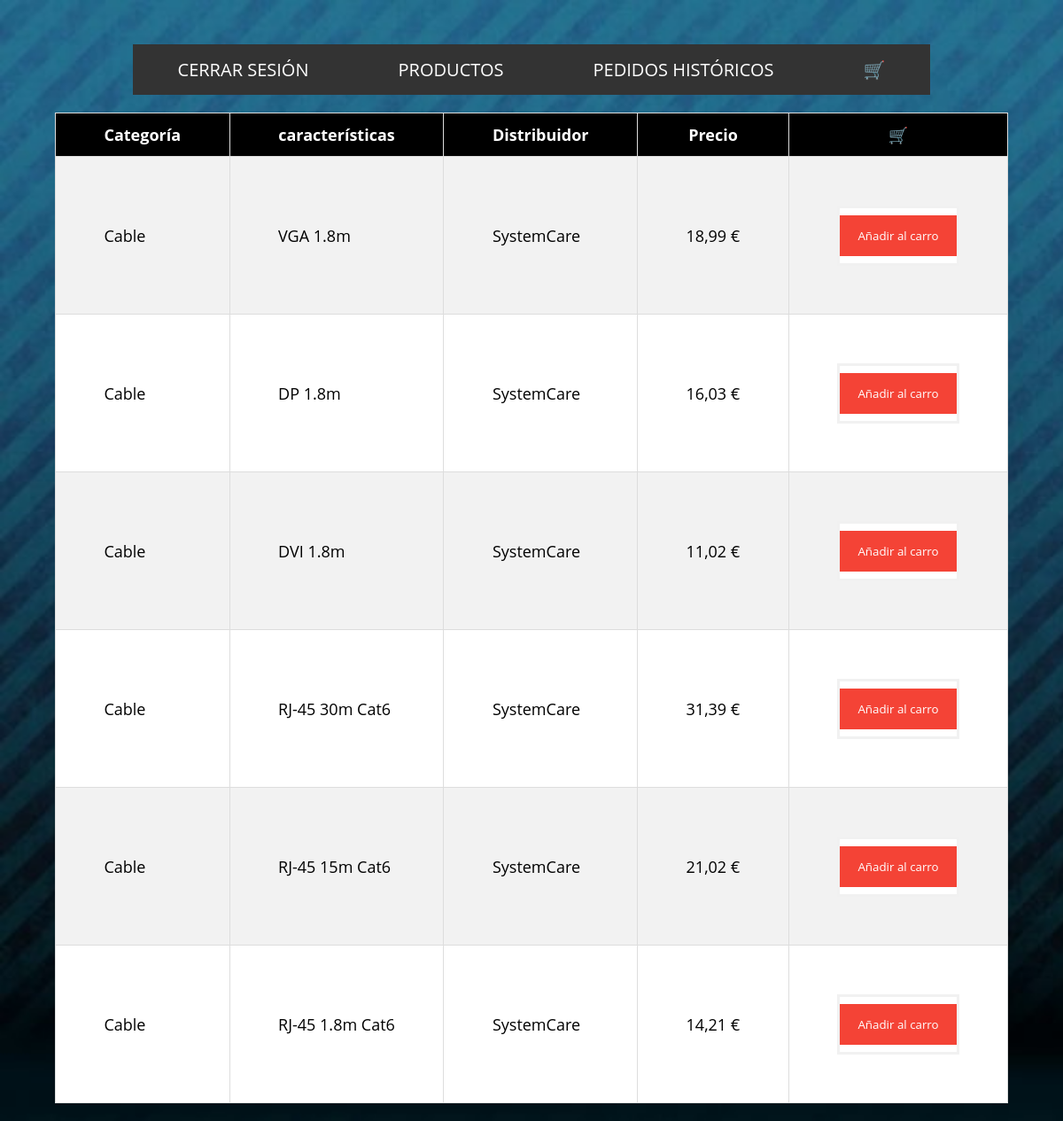
Screenshot of /SystemCare_inv/mostrar_cables.php (signed in) with the database file from the repository.
### tables this page shows
CREATE TABLE `productos` (
  `id` int(11) NOT NULL,
  `stock` int(11) NOT NULL,
  `categoria` varchar(255) NOT NULL,
  `caracteristicas` varchar(255) NOT NULL,
  `Distribuidor` varchar(255) NOT NULL,
  `precio` float NOT NULL
);

### SystemCare_inv/mostrar_cables.php (the view, shortened to what this page needs)
<!DOCTYPE html>
<html lang="es">
<head>
    <link rel="stylesheet" href="css/style.css">
</head>
<body id="fondo">
<?php include_once('header.php');?>
<?php
    $servername = "localhost";
    $username = "systemadmin";
    $password = "abc123.";
    $dbname = "SystemCare_inv";
    $conn = mysqli_connect($servername, $username, $password, $dbname);
    $sql = "SELECT id, categoria, caracteristicas, distribuidor, precio FROM productos WHERE categoria=?";
    $stmt = mysqli_prepare($conn, $sql);
    $categoria = 'Cable';
    mysqli_stmt_bind_param($stmt, "s", $categoria);
    mysqli_stmt_execute($stmt);
    $resultado = mysqli_stmt_get_result($stmt);
	echo "<table id='categorias'>";
	echo "<tr><th>Categoría</th><th>características</th><th>Distribuidor</th><th>Precio</th><th>🛒</th></tr>";
	while ($fila = mysqli_fetch_assoc($resultado)) {
    $precio = number_format($fila["precio"], 2, ',', '') . " €";
    echo "<tr><td>" . $fila["categoria"] . "</td><td>" . $fila["caracteristicas"] . "</td><td>" . $fila["distribuidor"] . "</td><td>" . $precio . "</td><td><form action='carro.php' method='POST'><input type='hidden' name='id' value='" . $fila["id"] . "'><input type='hidden' name='categoria' value='" . $fila["categoria"] . "'><input type='hidden' name='caracteristicas' value='" . $fila["caracteristicas"] . "'><input type='hidden' name='distribuidor' value='" . $fila["distribuidor"] . "'><input type='hidden' name='precio' value='" . $fila["precio"] . "'><button type='submit'>Añadir al carro</button></form></td></tr>";
	}
	echo "</table>";
?>
</body>
</html>

### SystemCare_inv/css/style.css (style rules this page uses)
form { border: 3px solid #f1f1f1; background-color: white; }
button { background-color: #f44336; color: white; padding: 14px 20px; margin: 8px 0; border: none; cursor: pointer; width: 100%; }
form { margin: 10 25%; }
* { margin: 0; padding: 0; box-sizing: border-box; font-family: 'Open Sans'; }
body { background-image: url(../img/fondo.png); background-size: cover; border-collapse: collapse; width: 100%; font-size: 18px; color: black; }
#fondo { background-image: url(../img/fondo.png); background-size: cover; border-collapse: collapse; width: 100%; font-size: 18px; color: white; }
#categorias { font-family: Arial, Helvetica, sans-serif; border-collapse: collapse; list-style: none; display: flex; justify-content: space-around; margin: 20px; }
#categorias td, #categorias th { border: 1px solid #ddd; padding: 54.5px; }
#categorias tr { color: black; background-color: white; }
#categorias tr:nth-child(even) { background-color: #f2f2f2; }
#categorias th { padding-top: 12px; padding-bottom: 12px; text-align: left; background-color: black; color: white; text-align: center; }
* { box-sizing: border-box; }

### rows the page displays
productos: categoria "Cable", caracteristicas "VGA 1.8m", Distribuidor "SystemCare", precio "18,99 €"
productos: categoria "Cable", caracteristicas "DP 1.8m", Distribuidor "SystemCare", precio "16,03 €"
productos: categoria "Cable", caracteristicas "DVI 1.8m", Distribuidor "SystemCare", precio "11,02 €"
productos: categoria "Cable", caracteristicas "RJ-45 30m Cat6", Distribuidor "SystemCare", precio "31,39 €"
productos: categoria "Cable", caracteristicas "RJ-45 15m Cat6", Distribuidor "SystemCare", precio "21,02 €"
productos: categoria "Cable", caracteristicas "RJ-45 1.8m Cat6", Distribuidor "SystemCare", precio "14,21 €"
